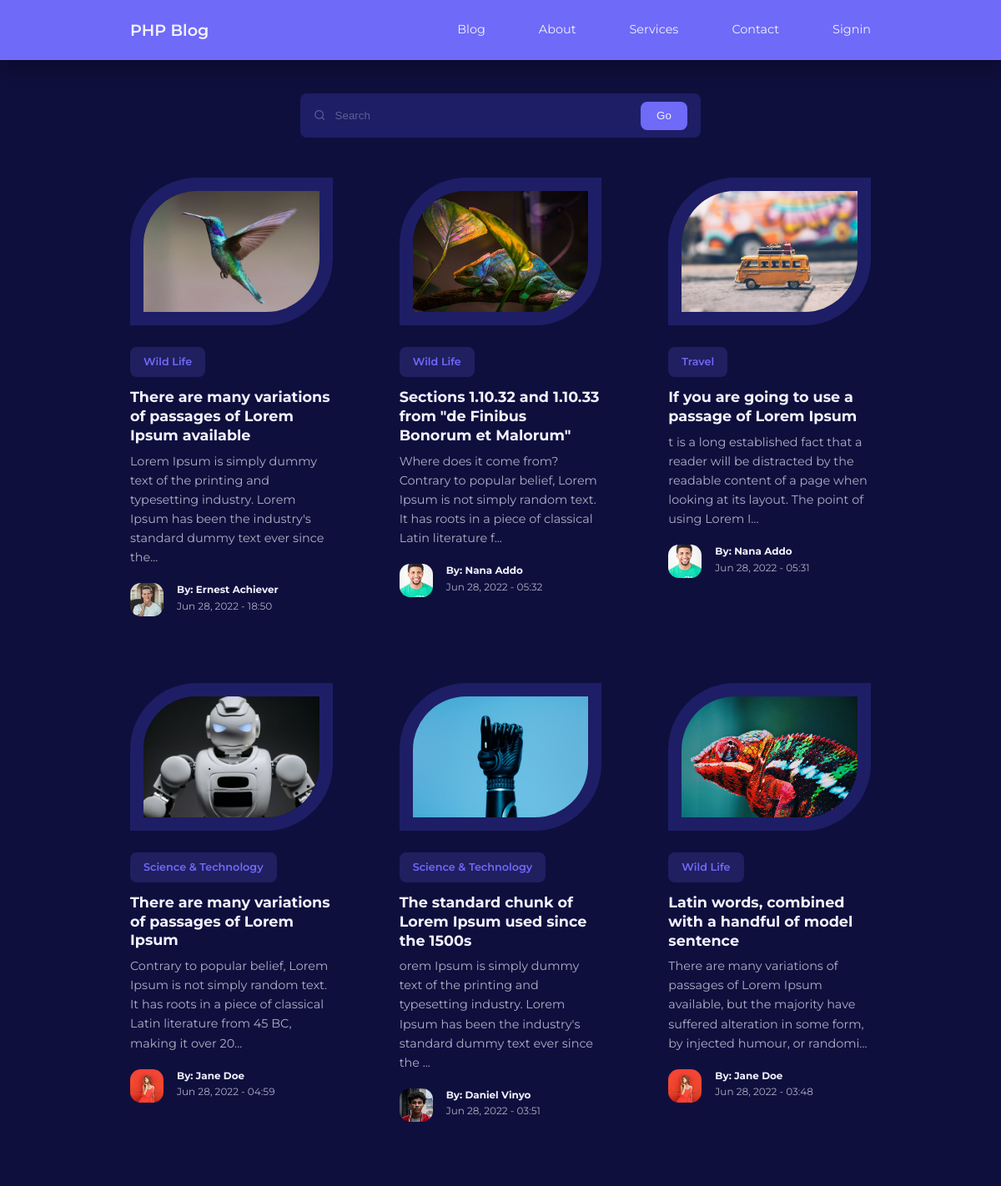
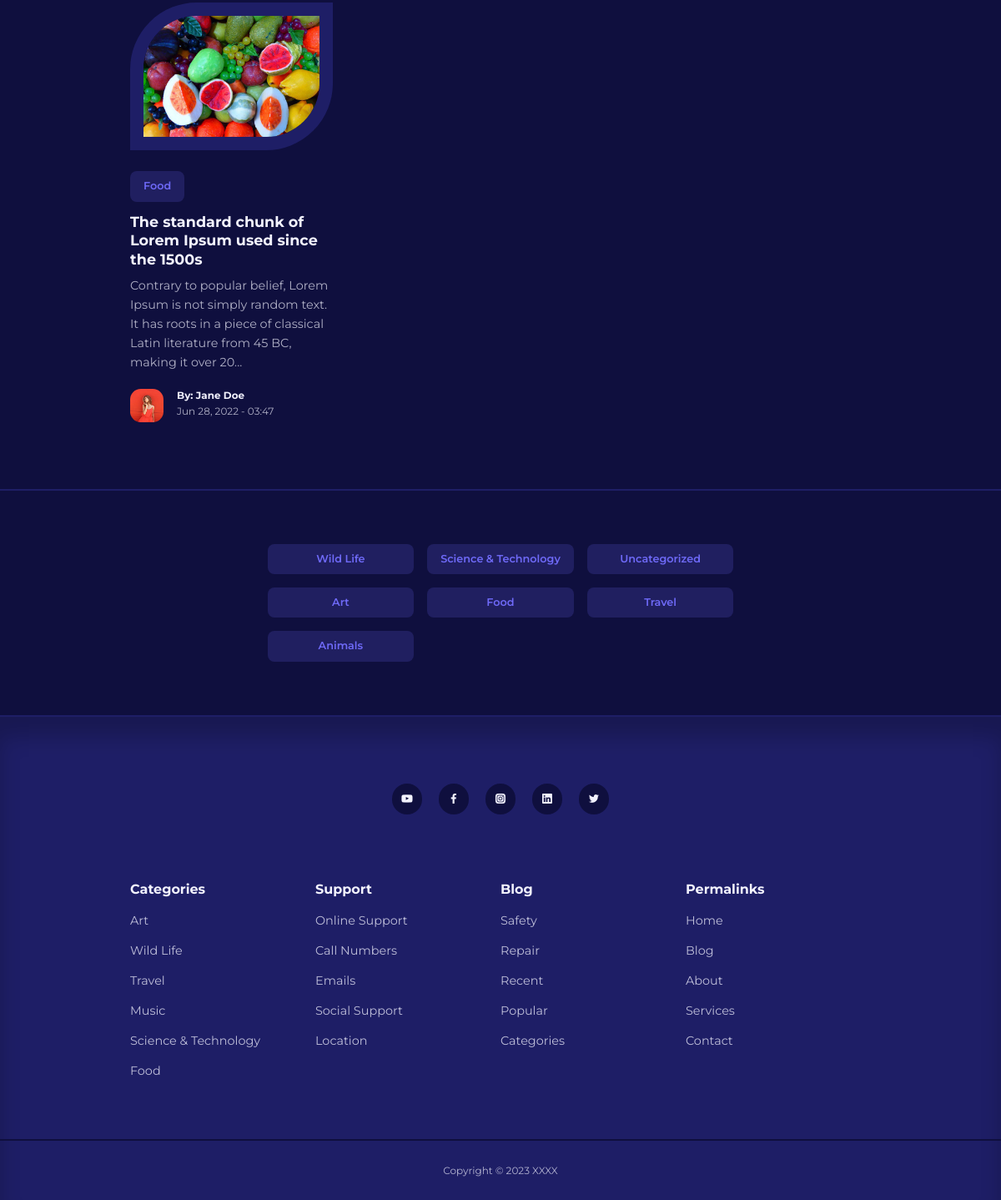
Screenshot of /blog.php with the database file from the repository (2 pictures, top to bottom).
### tables this page shows
CREATE TABLE `posts` (
  `id` int(11) UNSIGNED NOT NULL,
  `title` varchar(255) NOT NULL,
  `body` text NOT NULL,
  `thumbnail` varchar(255) NOT NULL,
  `date_time` timestamp NOT NULL DEFAULT current_timestamp(),
  `category_id` int(11) UNSIGNED DEFAULT NULL,
  `author_id` int(11) UNSIGNED NOT NULL,
  `is_featured` tinyint(1) NOT NULL
);

CREATE TABLE `categories` (
  `id` int(11) UNSIGNED NOT NULL,
  `title` varchar(50) NOT NULL,
  `description` text NOT NULL
);

CREATE TABLE `users` (
  `id` int(11) UNSIGNED NOT NULL,
  `firstname` varchar(50) NOT NULL,
  `lastname` varchar(50) NOT NULL,
  `username` varchar(50) NOT NULL,
  `email` varchar(100) NOT NULL,
  `password` varchar(255) NOT NULL,
  `avatar` varchar(255) NOT NULL,
  `is_admin` tinyint(1) NOT NULL
);

### blog.php (the view)
<?php include "partials/header.php";
$query = "SELECT * FROM posts ORDER BY date_time DESC LIMIT 9";
$posts = mysqli_query($connection, $query);
?>
<section class="search__bar">
    <form class="container search__bar-container" action="<?= ROOT_URL ?>search.php" method="get">
        <div>
            <i class="uil uil-search"></i>
            <input type="search" name="search" placeholder="Search">
        </div>
        <button type="submit" name="submit" class="btn">Go</button>
    </form>
</section>
<section class="posts">
    <div class="container posts__container">
        <?php while ($post = mysqli_fetch_assoc($posts)) : ?>
            <article class="post">
                <div class="post__thumbnail">
                    <img src="./images/<?= $post['thumbnail'] ?>">
                </div>
                <div class="post__info">
                    <?php
                    $category_id = $post['category_id'];
                    $category_query = "SELECT * FROM categories WHERE id = $category_id";
                    $category_result = mysqli_query($connection, $category_query);
                    $category = mysqli_fetch_assoc($category_result);
                    $category_title = $category['title'];
                    ?>
                    <a href="<?= ROOT_URL ?>category-posts.php?id=<?= $post['category_id'] ?>" class="category__button"><?= $category_title ?></a>
                    <h3 class="post__title">
                        <a href="<?= ROOT_URL ?>post.php?id=<?= $post['id'] ?>"><?= $post['title'] ?></a>
                    </h3>
                    <p class="post__body">
                        <?= substr($post['body'], 0, 150) ?>...
                    </p>
                    <div class="post__author">
                        <?php
                        $author_id = $post['author_id'];
                        $author_query = "SELECT * FROM users WHERE id = $author_id";
                        $author_result = mysqli_query($connection, $author_query);
                        $author = mysqli_fetch_assoc($author_result);
                        $author_name = "{$author['firstname']} {$author['lastname']}";
                        $author_avatar = $author['avatar'];
                        ?>
                        <div class="post__author-avatar">
                            <img src="./images/<?= $author_avatar ?>">
                        </div>
                        <div class="post__author-info">
                            <h5>By: <?= $author_name ?></h5>
                            <small><?= date("M d, Y - H:i", strtotime($post['date_time'])) ?></small>
                        </div>
                    </div>
                </div>
            </article>
        <?php endwhile ?>
    </div>
</section>
<section class="category__buttons">
    <div class="container category__buttons-container">
        <?php
        $all_categories_query = "SELECT * FROM categories";
        $all_categories_result = mysqli_query($connection, $all_categories_query);
        ?>
        <?php while ($category = mysqli_fetch_assoc($all_categories_result)) : ?>
            <a href="<?= ROOT_URL ?>category-posts.php?id=<?= $category['id'] ?>" class="category__button"><?= $category['title'] ?></a>
        <?php endwhile ?>
    </div>
</section>
<?php include "partials/footer.php"; ?>

### css/style.css (style rules this page uses)
:root { --color-primary: #6f6af8; --color-primary-light: hsl(242, 91%, 69%, 18%); --color-primary-variant: #5854c7; --color-red: #da0f3f; --color-red-light: hsl(346, 87%, 46%, 15%); --color-green: #00c476; --color-green-light: hsl(156, 100%, 38%, 15%); --color-gray-900: #1e1e66; --color-gray-700: #2d2b7c; --color-gray-300: rgba(242, 242, 254, 0.3); --color-gray-200: rgba(242, 242, 254, 0.7); --color-white: #f2f2fe; --color-bg: #0f0f3e; --transition: all 300ms ease; --container-width-lg: 74%; --container-width-md: 88%; --form-width: 40%; --card-border-radius-1: 0.3rem; --card-border-radius-2: 0.5rem; --card-border-radius-3: 0.8rem; --card-border-radius-4: 2rem; --card-border-radius-5: 5rem; }
* { margin: 0; padding: 0; outline: 0; border: 0; appearance: 0; list-style: none; text-decoration: none; box-sizing: border-box; }
body { font-family: 'Montserrat', sans-serif; line-height: 1.6; color: var(--color-gray-200); overflow-x: hidden; background: var(--color-bg); font-size: 0.9rem; }
.container { width: var(--container-width-lg); max-width: 1800px; margin-inline: auto; }
section { margin-top: 3rem; width: 100vw; }
h1, h2, h3, h4, h5 { color: var(--color-white); line-height: 1.3; }
h3 { font-size: 1.1rem; margin: 0.8rem 0 0.5rem; }
a { color: var(--color-white); transition: var(--transition); }
img { display: block; width: 100%; object-fit: cover; }
.category__button { background: var(--color-primary-light); color: var(--color-primary); display: inline-block; padding: 0.5rem 1rem; border-radius: var(--card-border-radius-2); font-weight: 600; font-size: 0.8rem; text-align: center; }
.post__thumbnail { border-radius: var(--card-border-radius-5) 0; border: 1rem solid var(--color-gray-900); overflow: hidden; margin-bottom: 1.6rem; }
.post__author { display: flex; gap: 1rem; margin-top: 1.2rem; }
.post__author-avatar { width: 2.5rem; height: 2.5rem; border-radius: var(--card-border-radius-3); overflow: hidden; }
.posts__container { display: grid; grid-template-columns: repeat(3, 1fr); gap: 5rem; margin-bottom: 5rem;; }
.category__buttons { padding: 4rem 0; border-top: 2px solid var(--color-gray-900); border-bottom: 2px solid var(--color-gray-900); }
.category__buttons-container { width: fit-content; display: grid; grid-template-columns: repeat(3, 1fr); gap: 1rem; }
.search__bar { margin-top: 7rem; }
.search__bar-container { position: relative; width: 30rem; background: var(--color-gray-900); display: flex; flex-direction: row; align-items: center; justify-content: space-between; overflow: hidden; padding: 0.6rem 1rem; border-radius: var(--card-border-radius-2); color: var(--color-gray-300); }
.search__bar-container > div { width: 100%; display: flex; align-items: center; }
.search__bar input { background: transparent; margin-left: 0.7rem; padding: 0.5rem 0; width: 100%; }
.search__bar input::placeholder { color: var(--color-gray-300); }
.btn { display: inline-block; width: fit-content; padding: 0.6rem 1.2rem; background-color: var(--color-primary); border-radius: var(--card-border-radius-2); cursor: pointer; transition: var(--transition); color: var(--color-white); }
form { display: flex; flex-direction: column; gap: 1rem; }
input, textarea, select { padding: 0.8rem 1.4rem; background-color: var(--color-gray-900); border-radius: var(--card-border-radius-2); resize: none; color: var(--color-white); }

### rows the page displays
posts: thumbnail (picture), category.title "Wild Life", title "There are many variations of passages of Lorem Ipsum available", body "Lorem Ipsum is simply dummy text of the printing and typesetting industry. Lorem Ipsum has been the industry's standard dummy text ever since the", author.avatar (picture), author.lastname "Ernest Achiever", date_time "Jun 28, 2022 - 18:50"
posts: thumbnail (picture), category.title "Wild Life", title "Sections 1.10.32 and 1.10.33 from \"de Finibus Bonorum et Malorum\"", body "Where does it come from? Contrary to popular belief, Lorem Ipsum is not simply random text. It has roots in a piece of classical Latin literature f", author.avatar (picture), author.lastname "Nana Addo", date_time "Jun 28, 2022 - 05:32"
posts: thumbnail (picture), category.title "Travel", title "If you are going to use a passage of Lorem Ipsum", body "t is a long established fact that a reader will be distracted by the readable content of a page when looking at its layout. The point of using Lorem I", author.avatar (picture), author.lastname "Nana Addo", date_time "Jun 28, 2022 - 05:31"
posts: thumbnail (picture), category.title "Science & Technology", title "There are many variations of passages of Lorem Ipsum", body "Contrary to popular belief, Lorem Ipsum is not simply random text. It has roots in a piece of classical Latin literature from 45 BC, making it over 20", author.avatar (picture), author.lastname "Jane Doe", date_time "Jun 28, 2022 - 04:59"
posts: thumbnail (picture), category.title "Science & Technology", title "The standard chunk of Lorem Ipsum used since the 1500s", body "orem Ipsum is simply dummy text of the printing and typesetting industry. Lorem Ipsum has been the industry's standard dummy text ever since the", author.avatar (picture), author.lastname "Daniel Vinyo", date_time "Jun 28, 2022 - 03:51"
posts: thumbnail (picture), category.title "Wild Life", title "Latin words, combined with a handful of model sentence", body "There are many variations of passages of Lorem Ipsum available, but the majority have suffered alteration in some form, by injected humour, or randomi", author.avatar (picture), author.lastname "Jane Doe", date_time "Jun 28, 2022 - 03:48"
posts: thumbnail (picture), category.title "Food", title "The standard chunk of Lorem Ipsum used since the 1500s", body "Contrary to popular belief, Lorem Ipsum is not simply random text. It has roots in a piece of classical Latin literature from 45 BC, making it over 20", author.avatar (picture), author.lastname "Jane Doe", date_time "Jun 28, 2022 - 03:47"
categories: title "Wild Life"
categories: title "Science & Technology"
categories: title "Uncategorized"
categories: title "Art"
categories: title "Food"
categories: title "Travel"
categories: title "Animals"
